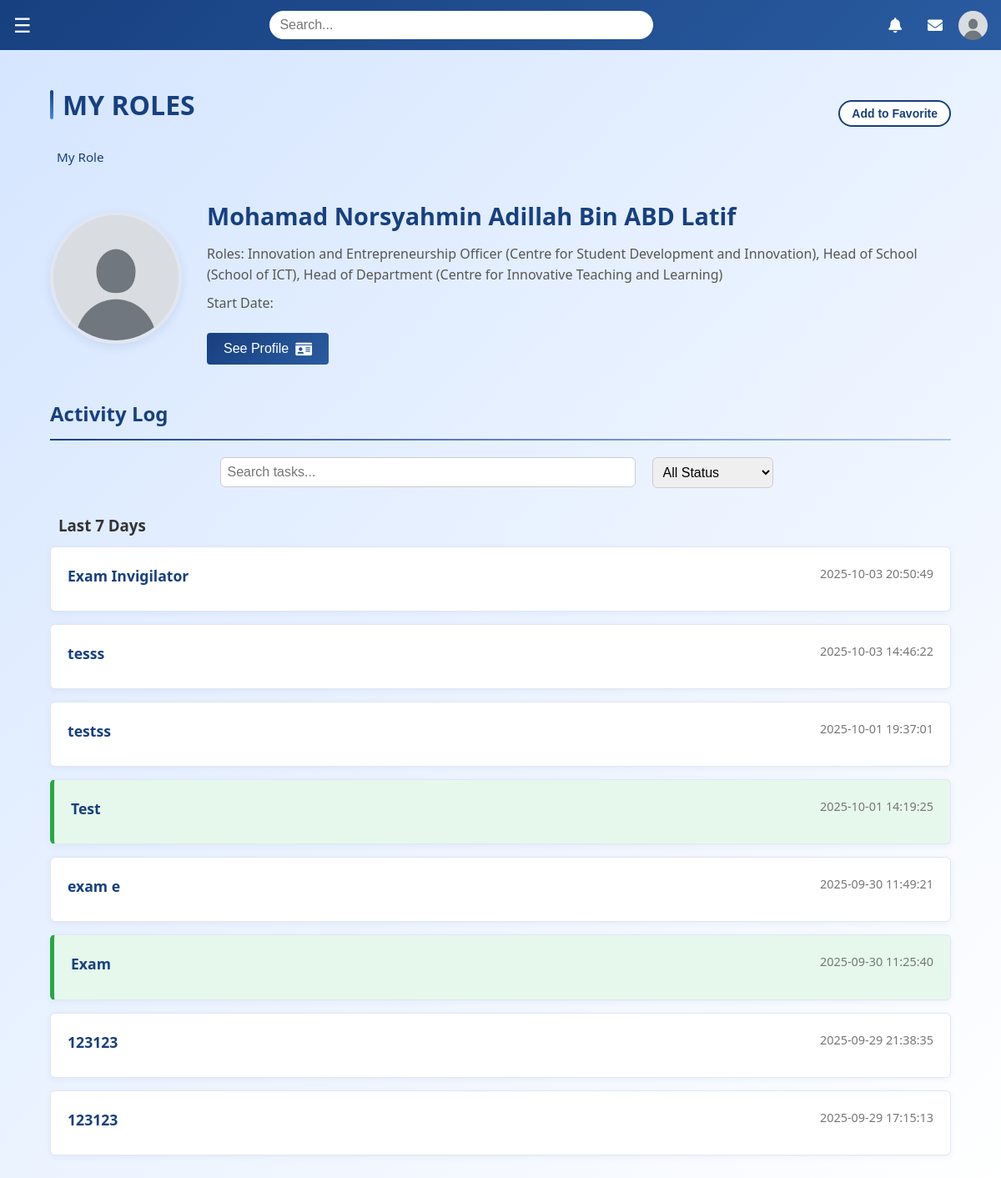
Page /myrole/myrole.php (signed in) on the committed database.
### tables this page shows
CREATE TABLE `users` (
  `id` int NOT NULL,
  `full_name` varchar(255) NOT NULL,
  `email` varchar(255) NOT NULL,
  `password` varchar(255) NOT NULL,
  `start_date` date DEFAULT NULL,
  `last_login` datetime DEFAULT NULL,
  `work_experience` text,
  `education` text,
  `profile_pic` varchar(255) NOT NULL DEFAULT '../profile/images/default-profile.jpg',
  `user_type` enum('admin','regular','super_admin') NOT NULL DEFAULT 'regular',
  `office` varchar(100) DEFAULT NULL,
  `is_verified` tinyint(1) NOT NULL DEFAULT '0',
  `must_change_password` tinyint(1) NOT NULL DEFAULT '1'
);

CREATE TABLE `tasks` (
  `id` int NOT NULL,
  `title` varchar(255) NOT NULL,
  `description` text,
  `start_date` date DEFAULT NULL,
  `end_date` date DEFAULT NULL,
  `start_time` time DEFAULT NULL,
  `end_time` time DEFAULT NULL,
  `priority` enum('low','medium','high') DEFAULT 'low',
  `status` enum('pending_approval','pending','in_progress','pending_review','completed','archived','on_hold') DEFAULT 'pending',
  `previous_status` enum('pending_approval','pending','in_progress','pending_review','completed','archived','on_hold') DEFAULT NULL,
  `created_by` int DEFAULT NULL,
  `created_at` datetime DEFAULT CURRENT_TIMESTAMP
);

### myrole/myrole.php (the view, shortened to what this page needs)
<?php
include 'update_expired_task.php';
$user_id = isset($_GET['id']) && !empty($_GET['id']) ? intval($_GET['id']) : $_SESSION['id'];
$sql = "
    SELECT u.full_name, u.email, u.start_date, u.profile_pic, u.user_type,
           r.name AS role_name, d.name AS department_name
    FROM users u
    LEFT JOIN userroles ur ON u.id = ur.user_id
    LEFT JOIN roles r ON ur.role_id = r.id
    LEFT JOIN departments d ON r.department_id = d.id
    WHERE u.id = ?
";
$stmt = $conn->prepare($sql);
$stmt->bind_param("i", $user_id);
$stmt->execute();
$result = $stmt->get_result();
$user = $result->fetch_assoc() ?? [];
$roles = [];
$result->data_seek(0);
while ($row = $result->fetch_assoc()) {
    if (!empty($row['role_name']) && !in_array($row['role_name'], $roles)) {
        $roles[] = $row['role_name'] . " (" . ($row['department_name'] ?? 'No Department') . ")";
    }
}
function colExistsLocal($conn, $table, $col)
{
    $res = $conn->query('SELECT DATABASE()');
    $db = $res ? $res->fetch_row()[0] : null;
    $sql = "SELECT COUNT(*) FROM INFORMATION_SCHEMA.COLUMNS WHERE TABLE_SCHEMA = ? AND TABLE_NAME = ? AND COLUMN_NAME = ?";
    $st = $conn->prepare($sql);
    $t = $table;
    $c = $col;
    $st->bind_param('sss', $db, $t, $c);
    $st->execute();
    $cnt = 0;
    $st->bind_result($cnt);
    return ($cnt > 0);
}
$idCol = colExistsLocal($conn, 'tasks', 'task_id') ? 'task_id' : (colExistsLocal($conn, 'tasks', 'id') ? 'id' : 'task_id');
$dateCol = colExistsLocal($conn, 'tasks', 'task_date') ? 'task_date' : (colExistsLocal($conn, 'tasks', 'due_date') ? 'due_date' : (colExistsLocal($conn, 'tasks', 'created_at') ? 'created_at' : null));
$timeCol = colExistsLocal($conn, 'tasks', 'task_time') ? 'task_time' : null;
$selectCols = [];
$selectCols[] = "`" . $idCol . "` AS task_id";
$titleCol = null;
foreach (['task_name', 'title', 'name'] as $c) {
    if (colExistsLocal($conn, 'tasks', $c)) {
        $titleCol = $c;
        break;
    }
}
if ($titleCol) {
    $selectCols[] = "`" . $titleCol . "` AS task_name";
} else {
    $selectCols[] = "NULL AS task_name";
}
if ($dateCol) {
    $selectCols[] = "`" . $dateCol . "` AS task_date";
} else {
    $selectCols[] = "NULL AS task_date";
}
if ($timeCol) {
    $selectCols[] = "`" . $timeCol . "` AS task_time";
} else {
    $selectCols[] = "NULL AS task_time";
}
$optionalMap = [
    'task_description' => 'task_description',
    'status' => 'status',
    'reason' => 'reason',
    'proof_path' => 'proof_path',
    'last_updated' => 'last_updated',
    'created_at' => 'created_at'
];
foreach ($optionalMap as $alias => $col) {
    if (colExistsLocal($conn, 'tasks', $col)) {
        $selectCols[] = "`" . $col . "` AS " . $alias;
    } else {
        $selectCols[] = "NULL AS " . $alias;
    }
}
$assigneeCol = null;
foreach (['assigned_to', 'assignee_id', 'assignee', 'assigned', 'created_by'] as $c) {
    if (colExistsLocal($conn, 'tasks', $c)) {
        $assigneeCol = $c;
        break;
    }
}
$tasks = [];
if ($assigneeCol) {
    $sql_tasks = "SELECT " . implode(', ', $selectCols) . " FROM tasks WHERE `" . $assigneeCol . "` = ? ";
    $orderParts = [];
    if ($dateCol) $orderParts[] = "`" . $dateCol . "` DESC";
    if (!empty($orderParts)) $sql_tasks .= " ORDER BY " . implode(', ', $orderParts);
    $stmt_tasks = $conn->prepare($sql_tasks);
    $stmt_tasks->bind_param("i", $user_id);
    $stmt_tasks->execute();
    $result_tasks = $stmt_tasks->get_result();
    while ($row = $result_tasks->fetch_assoc()) {
        $tasks[] = $row;
    }
}
?>
<!DOCTYPE html>
<html lang="en">
<head>
    <link rel="stylesheet" href="myrole.css" />
    <link rel="stylesheet" href="https://cdnjs.cloudflare.com/ajax/libs/font-awesome/6.5.0/css/all.min.css" />
</head>
<body>
    <?php include '../navbar/navbar.php'; ?>
    <div class="page-title">
        <h1>MY ROLES</h1>
        <button type="button" id="favoriteButton" class="favorite-button" onclick="toggleFavorite()">
            Add to Favorite
        </button>
    </div>
    <div class="breadcrumb">
        <ul id="breadcrumb-list"></ul>
    </div>
    <div class="container">
        <div class="user-profile">
            <img src="<?php echo (!empty($user['profile_pic']) && file_exists('../' . $user['profile_pic']))
                            ? '../' . htmlspecialchars($user['profile_pic'])
                            : '../profile/images/default-profile.jpg'; ?>"
                alt="Profile Picture" />
        </div>
        <div class="container-text">
            <h1><?= htmlspecialchars($user['full_name']) ?></h1>
            <p>Roles: <?= implode(', ', $roles) ?></p>
            <p>Start Date: <?= htmlspecialchars($user['start_date']) ?></p>
            <button class="see-profile" onclick="window.location.href='../profile/profile.php?id=<?= $user_id ?>'">
                See Profile <i class="fa fa-id-card"></i>
            </button>
        </div>
    </div>
    <div class="activity-header">
        <h1>Activity Log</h1>
        <hr class="log-line" />
    </div>
    <div class="task-filter-container" style="text-align:center; margin-bottom: 20px;">
        <input type="text" id="taskSearchInput" placeholder="Search tasks..." style="width: 40%; padding: 8px; margin-right: 10px;">
        <select id="statusFilter" style="padding: 8px; margin-right: 10px;">
            <option value="">All Status</option>
        </select>
    </div>
    <div class="activity-log">
        <?php if (empty($tasks)): ?>
            <p class="no-task">No tasks assigned</p>
        <?php else: ?>
            <?php
            function getTimeGroupLabel($datetime)
            {
                $taskDate = new DateTime($datetime);
                $today = new DateTime('today');
                $yesterday = new DateTime('yesterday');
                $last7Days = new DateTime('-7 days');
                if ($taskDate >= $today) return 'Today';
                elseif ($taskDate >= $yesterday && $taskDate < $today) return 'Yesterday';
                elseif ($taskDate >= $last7Days) return 'Last 7 Days';
                else return 'Earlier';
            }
            $groupedTasks = [];
            foreach ($tasks as $task) {
                $groupLabel = getTimeGroupLabel($task['created_at']);
                $groupedTasks[$groupLabel][] = $task;
            }
            $groupOrder = ['Today', 'Yesterday', 'Last 7 Days', 'Earlier'];
            foreach ($groupOrder as $label):
                if (!isset($groupedTasks[$label])) continue;
                echo "<div class='task-group' data-group='$label'>";
                echo "<h3 class='task-date-group' style='margin: 30px 10px 10px; font-weight:bold;'>$label</h3>";
                foreach ($groupedTasks[$label] as $task):
                    $statusClass = $task['status'] === 'completed'
                        ? 'completed-task'
                        : ($task['status'] === 'not_completed' ? 'not-completed-task' : '');
            ?>
                    <div class="activity-box <?= $statusClass ?>" data-created="<?= strtotime($task['created_at']) ?>" data-task-id="<?= $task['task_id'] ?>">
                        <div class="activity-container">
                            <div class="content-left">
                                <div class="task-name"><?= htmlspecialchars($task['task_name']) ?></div>
                            </div>
                            <div class="content-right">
                                <div class="date"><?= htmlspecialchars($task['task_date']) ?></div>
                            </div>
                        </div>
                    </div>
            <?php
                endforeach;
                echo "</div>";
            endforeach;
            ?>
        <?php endif; ?>
    </div>
</body>
</html>

### myrole/myrole.css (style rules this page uses)
body { font-family: 'Segoe UI', 'Helvetica Neue', Arial, sans-serif; margin: 0; padding: 0; background: linear-gradient(135deg, #d4e5ff 0%, #ffffff 100%); color: #333; line-height: 1.6; }
.page-title { margin-top: 80px; padding: 20px 5%; max-width: 1200px; margin-left: auto; margin-right: auto; display: flex; align-items: center; justify-content: space-between; }
.page-title h1 { color: #174080; font-size: 2rem; margin: 0; font-weight: 600; position: relative; padding-left: 15px; }
.page-title h1:before { content: ""; position: absolute; left: 0; top: 50%; transform: translateY(-50%); height: 70%; width: 4px; background: linear-gradient(to bottom, #174080, #4a89dc); border-radius: 2px; }
.breadcrumb { padding: 0 5%; max-width: 1200px; margin: 0 auto 20px; }
#breadcrumb-list { list-style: none; padding: 0; margin: 0; display: flex; align-items: center; flex-wrap: wrap; gap: 5px; }
.container { max-width: 1200px; margin: 30px auto; padding: 0 5%; display: flex; gap: 30px; align-items: center; }
.user-profile img { width: 150px; height: 150px; border-radius: 50%; object-fit: cover; border: 4px solid #e1e6f0; box-shadow: 0 4px 12px rgba(23, 64, 128, 0.1); transition: all 0.3s ease; }
.container-text { flex: 1; }
.container-text h1 { color: #174080; font-size: 1.8rem; margin: 0 0 10px; font-weight: 600; }
.container-text p { color: #555; margin: 8px 0; font-size: 1rem; }
.see-profile { background: linear-gradient(135deg, #174080 0%, #2a5ba0 100%); color: white; border: none; padding: 10px 20px; border-radius: 4px; cursor: pointer; font-size: 1rem; margin-top: 15px; transition: all 0.3s ease; display: inline-flex; align-items: center; gap: 8px; }
.see-profile i { font-size: 1.1rem; }
.activity-header { max-width: 1200px; margin: 40px auto 20px; padding: 0 5%; }
.activity-header h1 { color: #174080; font-size: 1.5rem; margin-bottom: 10px; font-weight: 600; }
.log-line { border: none; height: 2px; background: linear-gradient(to right, #174080, #a8c6f5); margin: 0; }
.activity-log { max-width: 1200px; margin: 0 auto; padding: 0 5% 40px; }
.activity-box { background-color: white; border: 1px solid #e1e6f0; border-radius: 6px; padding: 20px; margin-bottom: 15px; display: flex; gap: 15px; transition: all 0.3s ease; box-shadow: 0 2px 8px rgba(23, 64, 128, 0.05); }
.activity-container { flex: 1; display: flex; justify-content: space-between; gap: 20px; }
.content-left { flex: 1; }
.task-name { color: #174080; font-weight: 600; font-size: 1.1rem; margin-bottom: 8px; }
.content-right { text-align: right; min-width: 120px; }
.date, .time { color: #777; font-size: 0.9rem; }
.activity-box.completed-task { background-color: #e6f8ec; border-left: 5px solid #28a745; }
.task-filter-container { display: flex; justify-content: center; flex-wrap: wrap; gap: 10px; margin-bottom: 20px; }
#taskSearchInput, #statusFilter { padding: 8px 12px; font-size: 1rem; border: 1px solid #ccc; border-radius: 6px; }
.task-filter-container input, .task-filter-container select { border: 1px solid #ccc; border-radius: 4px; font-size: 14px; }
.task-filter-container input[type="text"], .task-filter-container select { border: 1px solid #ccc; border-radius: 5px; font-size: 14px; padding: 8px 10px; }
.task-filter-container { display: flex; justify-content: center; align-items: center; gap: 10px; }
.favorite-button { transform: translateY(10px); background: #ffffff; border: 2px solid #174080; color: #174080; border-radius: 20px; padding: 6px 14px; font-size: 14px; font-weight: 600; cursor: pointer; transition: all 0.3s ease; display: inline-flex; align-items: center; justify-content: center; }

### rows in the picture
users: full_name "Mohamad Norsyahmin Adillah Bin ABD Latif"
tasks: title "Exam Invigilator", created_at "2025-10-03 20:50:49"
tasks: title "tesss", created_at "2025-10-03 14:46:22"
tasks: title "testss", created_at "2025-10-01 19:37:01"
tasks: title "Test", created_at "2025-10-01 14:19:25"
tasks: title "exam e", created_at "2025-09-30 11:49:21"
tasks: title "Exam", created_at "2025-09-30 11:25:40"
tasks: title "123123", created_at "2025-09-29 21:38:35"
tasks: title "123123", created_at "2025-09-29 17:15:13"

### other values in the picture
implode(', ', $roles) "Innovation and Entrepreneurship Officer (Centre for Student Development and Innovation), Head of School (School of ICT), Head of Department (Centre for Innovative Teaching and Learning)"
$label "Last 7 Days"
